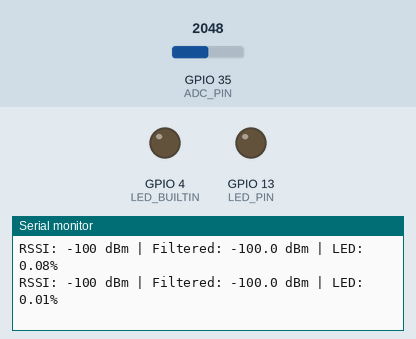
A program run on a simulated ESP32. Shown: output pins drawn as LEDs (lit = HIGH), the last lines printed to the serial monitor. The inputs (shaded band) are chosen by the test bench; at power-on: GPIO 35 (ADC_PIN) = 2048 (analog values on the 0–4095 scale). Random numbers use the default seed unless the program sets one; nothing arrives over Bluetooth unless stated; a phone connects over Bluetooth LE 3 s after start.

Above: at 2.2 s.
2.3 s: GPIO 35 (ADC_PIN) set to 2866
At 4.29 s:
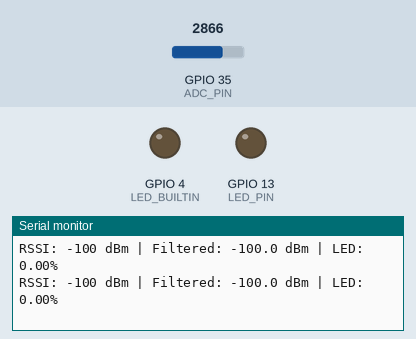
4.5 s: GPIO 35 (ADC_PIN) set to 1228
At 7.66 s:
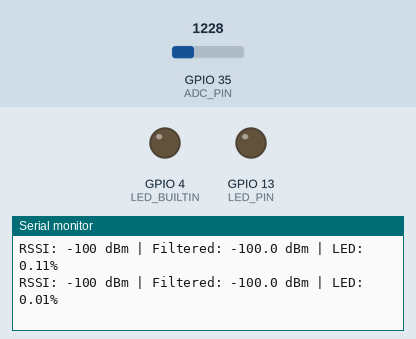
Timing chart, 0 to 9.2 s (numbered marks = the images above; inputs shaded):
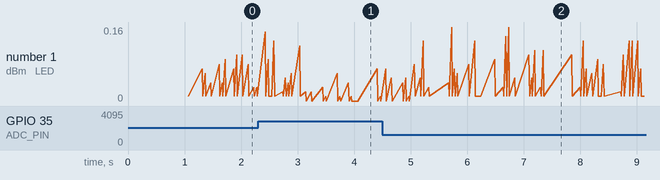

The program:

main.cpp
```cpp
// ========================
// AfterLight 2.0 - Gilles Callebaut
// ESP32 CM3 BLE RSSI → LED PWM with Flame Effect
// Note: Uses ESP-IDF 2.X due to PlatformIO limitations
// ========================

#include <Arduino.h>
#include "BLEDevice.h"
#include "driver/ledc.h"
#include <math.h>

// ════════════════════════════════════════════════════════════════════
// USER CONFIGURATION
// ════════════════════════════════════════════════════════════════════

#define LED_PIN GPIO_NUM_13              // Main LED PWM output
#define LED_BUILTIN GPIO_NUM_4           // Status LED (toggles on BLE RX)

static const int RSSI_MIN = -100;         // Worst signal → LED off
static const int RSSI_MAX = -40;         // Best signal → LED full brightness
static const char *NAME_PREFIX = "CM3"; // BLE device filter prefix
static const uint32_t NO_PACKET_TIMEOUT_MS = 1000;  // 1 second TTL

// ════════════════════════════════════════════════════════════════════
// ADC (voltage measurement) - IO35 through 2x100k voltage divider
// Voltage divider: Vin ---[100k]---+---[100k]--- GND
//                                   |
//                                IO35 (ADC)
// Measured V at IO35 = Vin * (R2/(R1+R2)) = Vin * 0.5 -> Vin = Vmeas * 2
#define ADC_PIN 35
// ADC reference used for simple conversion (approx, ESP32 ADC not linear)
#define ADC_VREF 3.30f

// ADC read tuning
static const uint8_t ADC_SAMPLES = 16; // average samples
static float lastPrintedVin = -1.0f;
// VIN safety threshold: when measured Vin < VIN_MIN_THRESHOLD, force LED to MIN and
// suspend normal PWM/fade behavior to avoid brownout or indicate low battery.
static const float VIN_MIN_THRESHOLD = 3.2f;
static bool vinOverrideActive = false;
// When measured Vin is below this threshold, reduce maximum LED power by half
static const float VIN_REDUCE_THRESHOLD = 3.5f;
// Last measured Vin (updated by periodic ADC reads)
static float lastMeasuredVin = 0.0f;

// LED PWM CONFIGURATION (LEDC)
// ════════════════════════════════════════════════════════════════════

#define LED_PWM_CHANNEL 0                // Hardware PWM channel
#define LED_PWM_FREQ 1000                // 1 kHz frequency
#define LED_PWM_RES 16                   // 16-bit resolution (0–65535)

#undef MAX_LED
// Runtime-configurable maximum LED PWM. Initialize to full-scale based on resolution.
static uint32_t ORIGINAL_MAX_LED = ((1UL << LED_PWM_RES) - 1);
static uint32_t MAX_LED = ((1UL << LED_PWM_RES) - 1);
#define MIN_LED 2                        // 1 (minimum, not off)

static const uint32_t FADE_TIME_MS = 500;  // Fade transition duration (ms)
static int targetPWM = MIN_LED;            // Next PWM from RSSI
static int lastPWM = -1;                   // Previous PWM (for changes)

// ════════════════════════════════════════════════════════════════════
// FLAME EFFECT PARAMETERS
// ════════════════════════════════════════════════════════════════════

static uint32_t lastFlameUpdate = 0;
static const uint32_t FLAME_UPDATE_INTERVAL_MS = 50;  // Update rate (20 Hz)
static const uint16_t FLAME_VARIATION = 100;          // ±500 PWM variation

// Brownian motion flame state
static int brownianWalk = 0;
static const int16_t BROWNIAN_STEP_MAX = 100;  // Max step size for smooth walk

// Breathing envelope state
static uint32_t breathingPhase = 0;
static const uint32_t BREATHING_CYCLE_MS = 3000;  // 3-second breath cycle

// Temperature decay state
static uint32_t lastStrongRSSI = 0;
static const uint32_t TEMPERATURE_DECAY_MS = 5000;  // Fade after 5s of weak signal

// Flame effect selector: 0=Brownian, 1=Breathing, 2=TemperatureDecay
static uint8_t activeFlameEffect = 1;  // Default: breathing envelope

// ════════════════════════════════════════════════════════════════════
// RSSI FILTERING & STATE
// ════════════════════════════════════════════════════════════════════

// ─────────────────────────────────────────────────────────────
// RSSI HISTORY (last 10 packets) + MAX
// ─────────────────────────────────────────────────────────────
static constexpr uint8_t RSSI_HISTORY_LEN = 10;

volatile int g_rssiHistory[RSSI_HISTORY_LEN];
volatile uint8_t g_rssiWriteIdx = 0; // next write position
volatile uint8_t g_rssiCount = 0;    // number of valid entries (<= LEN)
volatile uint32_t lastPacketMillis = 0;

portMUX_TYPE g_rssiMux = portMUX_INITIALIZER_UNLOCKED;

static int lastPrintedRSSI = INT_MIN;                 // Debug: track print changes
static float lastPrintedFilteredRSSI = RSSI_MIN;
static int lastPrintedPWM = -1;

// ════════════════════════════════════════════════════════════════════
// BLE CONFIGURATION
// ════════════════════════════════════════════════════════════════════

#define BLE_MS_TO_UNITS(ms) \
    (uint16_t)(min(max(((uint32_t)(ms) * 1000UL) / 625UL, 32UL), 16384UL))
#define ADV_MIN_INTERVAL_MS 100
#define ADV_MAX_INTERVAL_MS 100

static BLEAddress *g_myAddress = nullptr;    // Our BLE MAC
static BLEScan *pBLEScan = nullptr;          // BLE scan object
volatile bool ledToggleState = false;        // Status LED state


// ════════════════════════════════════════════════════════════════════
// UTILITY FUNCTIONS
// ════════════════════════════════════════════════════════════════════

/**
 * Map RSSI signal strength to PWM brightness
 * Input:  RSSI in [RSSI_MIN, RSSI_MAX] dBm
 * Output: PWM in [MIN_LED, MAX_LED]
 */
// Two mapping implementations. Call the one you want from `loop()`:
//   - `rssiToPWM_Linear(int rssi)`
//   - `rssiToPWM_Gamma(int rssi)`

static inline void rssiHistoryInit()
{
    portENTER_CRITICAL(&g_rssiMux);
    for (uint8_t i = 0; i < RSSI_HISTORY_LEN; ++i)
        g_rssiHistory[i] = RSSI_MIN;
    g_rssiWriteIdx = 0;
    g_rssiCount = 0;
    portEXIT_CRITICAL(&g_rssiMux);
}

static inline void rssiHistoryPush(int rssi)
{
    portENTER_CRITICAL(&g_rssiMux);
    g_rssiHistory[g_rssiWriteIdx] = rssi;
    g_rssiWriteIdx = (uint8_t)((g_rssiWriteIdx + 1) % RSSI_HISTORY_LEN);
    if (g_rssiCount < RSSI_HISTORY_LEN)
        g_rssiCount++;
    portEXIT_CRITICAL(&g_rssiMux);
}

static inline int rssiHistoryMax()
{
    int maxRssi = RSSI_MIN;

    portENTER_CRITICAL(&g_rssiMux);
    uint8_t n = g_rssiCount;
    for (uint8_t i = 0; i < n; ++i)
    {
        int v = g_rssiHistory[i];
        if (v > maxRssi)
            maxRssi = v;
    }
    portEXIT_CRITICAL(&g_rssiMux);

    return maxRssi;
}


// Linear mapping: direct proportional mapping from RSSI to PWM
uint16_t rssiToPWM_Linear(int rssi)
{
    if (rssi < RSSI_MIN) rssi = RSSI_MIN;
    if (rssi > RSSI_MAX) rssi = RSSI_MAX;
    float norm = float(rssi - RSSI_MIN) / float(RSSI_MAX - RSSI_MIN);
    uint32_t span = (MAX_LED > MIN_LED) ? (MAX_LED - MIN_LED) : MAX_LED;
    uint32_t pwm32 = uint32_t(roundf(norm * float(span))) + MIN_LED;
    return (uint16_t)constrain((int)pwm32, MIN_LED, MAX_LED);
}

// Gamma mapping: power curve mapping; gamma > 1 makes curve top-heavy
uint16_t rssiToPWM_Gamma(int rssi, float gamma)
{
    if (rssi < RSSI_MIN) rssi = RSSI_MIN;
    if (rssi > RSSI_MAX) rssi = RSSI_MAX;
    float norm = float(rssi - RSSI_MIN) / float(RSSI_MAX - RSSI_MIN);
    float curved = powf(norm, gamma);
    uint32_t span = (MAX_LED > MIN_LED) ? (MAX_LED - MIN_LED) : MAX_LED;
    uint32_t pwm32 = uint32_t(roundf(curved * float(span))) + MIN_LED;
    return (uint16_t)constrain((int)pwm32, MIN_LED, MAX_LED);
}

// Convenience overload that uses the default gamma (3.0)
uint16_t rssiToPWM_Gamma(int rssi)
{
    return rssiToPWM_Gamma(rssi, 3.0f);
}

// ════════════════════════════════════════════════════════════════════
// FLAME EFFECT IMPLEMENTATIONS
// ════════════════════════════════════════════════════════════════════

/**
 * Brownian Motion Flame: Smooth random walk for organic drift.
 * PWM drifts gradually around targetPWM via small random steps.
 */
void applyFlameEffect_Brownian(int& targetPWM)
{
    // Take a small random step
    int16_t step = random(2 * BROWNIAN_STEP_MAX + 1) - BROWNIAN_STEP_MAX;
    brownianWalk += step;

    // Apply walk offset
    int flickeredPWM = targetPWM + brownianWalk;
    flickeredPWM = constrain(flickeredPWM, MIN_LED, MAX_LED);
    targetPWM = flickeredPWM;
}

/**
 * Breathing Envelope Flame: Slow modulation (2–3 sec cycle) with fast flicker on top.
 * Simulates natural flame breathing/pulsing underneath the flicker.
 */
void applyFlameEffect_Breathing(int& targetPWM, uint32_t now)
{
    // Slow breathing: sine-like modulation
    float breathPhase = (float)((now % BREATHING_CYCLE_MS)) / BREATHING_CYCLE_MS * 2.0f * M_PI;
    float BEATHING_AMP = 0.8f;
    float breathModulation = (BEATHING_AMP) + (1-BEATHING_AMP) * (1.0f + sinf(breathPhase)) / 2.0f; // 0.3–1.0 range

    // Fast flicker on top
    int flameVar = random(FLAME_VARIATION + 1) - (FLAME_VARIATION / 2);
    int flickeredPWM = constrain(int(targetPWM * breathModulation) + flameVar, MIN_LED, MAX_LED);
    targetPWM = flickeredPWM;
}

/**
 * Temperature Decay Flame: Gradually dims when RSSI is weak (signal lost).
 * Simulates a flame cooling down when fuel (RSSI) runs low.
 */
void applyFlameEffect_TemperatureDecay(int& targetPWM, uint32_t now)
{
    // Check if we have strong signal
    const int STRONG_RSSI_THRESHOLD = -60;  // Arbitrary "good" signal level
    if (rssiHistoryMax() > STRONG_RSSI_THRESHOLD)
    {
        lastStrongRSSI = now;
    }

    // Calculate decay factor based on time since last strong signal
    uint32_t timeSinceStrong = now - lastStrongRSSI;
    float decayFactor = 1.0f;
    if (timeSinceStrong > TEMPERATURE_DECAY_MS)
    {
        decayFactor = 0.1f;  // Dim to 10%
    }
    else if (timeSinceStrong > TEMPERATURE_DECAY_MS / 2)
    {
        // Linear fade from 100% to 10% over the second half of decay window
        decayFactor = 1.0f - 0.9f * float(timeSinceStrong - TEMPERATURE_DECAY_MS / 2) / float(TEMPERATURE_DECAY_MS / 2);
    }

    // Apply decay with normal flicker
    int flameVar = random(FLAME_VARIATION + 1) - (FLAME_VARIATION / 2);
    int flickeredPWM = constrain(int(targetPWM * decayFactor) + flameVar, MIN_LED, MAX_LED);
    targetPWM = flickeredPWM;
}

// ════════════════════════════════════════════════════════════════════
// BLE CALLBACK - Device Discovery
// ════════════════════════════════════════════════════════════════════

// BLE scan callback - invoked when advertisements are received
class MyAdvertisedDeviceCallbacks : public BLEAdvertisedDeviceCallbacks
{
    void onResult(BLEAdvertisedDevice advertisedDevice) override
    {
        std::string name = advertisedDevice.getName();
        if (name.empty())
            return;

        // Filter by device name prefix
        if (name.rfind(NAME_PREFIX, 0) != 0)
            return;

        // Ignore our own advertisements
        if (g_myAddress && advertisedDevice.getAddress().equals(*g_myAddress))
            return;

        // Update RSSI and packet timestamp
        int rssi = advertisedDevice.getRSSI();
        rssiHistoryPush(rssi);
        lastPacketMillis = millis();

        // Toggle status LED on packet RX
        ledToggleState = !ledToggleState;
        digitalWrite(LED_BUILTIN, ledToggleState ? HIGH : LOW);

        Serial.print("RX from ");
        Serial.print(name.c_str());
        Serial.print(" RSSI: ");
        Serial.println(rssi);
    }
};

/**
 * Create device name from MAC address
 * Format: CM3-AABBCCDDEEFF
 */
String makeDeviceName()
{
    uint64_t mac = ESP.getEfuseMac();
    uint8_t macBytes[6];
    for (int i = 0; i < 6; ++i)
        macBytes[i] = (mac >> (8 * (5 - i))) & 0xFF;

    char name[32];
    snprintf(name, sizeof(name), "CM3-%02X%02X%02X%02X%02X%02X",
             macBytes[0], macBytes[1], macBytes[2],
             macBytes[3], macBytes[4], macBytes[5]);
    return String(name);
}

/**
 * Update LED fade using hardware PWM fade engine
 * Only starts a new fade if targetPWM has changed
 */
void updateLedFade()
{
    if (targetPWM == lastPWM)
        return;

    lastPWM = targetPWM;

    // Randomize fade time between FADE_TIME_MS and 2*FADE_TIME_MS for organic feel
    uint32_t randomFadeTime = FADE_TIME_MS + random(FADE_TIME_MS);

    // Configure fade with smooth transition
    ledc_set_fade_with_time(
        LEDC_HIGH_SPEED_MODE,
        (ledc_channel_t)LED_PWM_CHANNEL,
        targetPWM,
        randomFadeTime);

    // Start fade (non-blocking)
    ledc_fade_start(
        LEDC_HIGH_SPEED_MODE,
        (ledc_channel_t)LED_PWM_CHANNEL,
        LEDC_FADE_NO_WAIT);
}

/**
 * Pseudo-random number generator for flame flicker
 * Uses Linear Congruential Generator (LCG)
 * Returns value in range [-FLAME_VARIATION, +FLAME_VARIATION)
 */
int16_t pseudoRandom(uint32_t seed)
{
    // LCG - fast, deterministic
    seed = (seed * 1103515245 + 12345) & 0x7fffffff;
    return (int16_t)(seed % (2 * FLAME_VARIATION)) - (int16_t)FLAME_VARIATION;
}

/**
 * Read the ADC pin (IO35) through the voltage divider and return the estimated
 * input voltage before the divider (Vin). Uses simple averaging and a fixed
 * VREF; for higher accuracy use esp_adc_cal APIs.
 */
float readVin()
{
    uint32_t acc = 0;
    for (uint8_t i = 0; i < ADC_SAMPLES; ++i)
    {
        acc += analogRead(ADC_PIN);
    }
    float avg = float(acc) / float(ADC_SAMPLES);
    // convert ADC counts (12-bit) to measured voltage at ADC pin
    float vMeas = avg * (ADC_VREF / 4095.0f);
    // account for 2x100k divider (Vmeas = Vin * 0.5)
    float vin = vMeas * 2.0f;
    return vin;
}

// Handle battery/voltage-related logic: periodic ADC read, max-LED adjustment,
// and VIN override behavior. Called from loop() with the current filtered RSSI
// and the current millis() timestamp.
void handleBattery(float filteredRSSI, uint32_t now)
{
    static uint32_t lastAnalogRead = 0;
    const uint32_t ANALOG_READ_INTERVAL_MS = 1000; // 1s
    if (now - lastAnalogRead < ANALOG_READ_INTERVAL_MS)
        return;
    lastAnalogRead = now;

    float vin = readVin();
    lastMeasuredVin = vin;

    // Only print when voltage changes more than 10 mV
    if (fabs(vin - lastPrintedVin) > 0.01f)
    {
        Serial.print("ADC IO35 Vin: ");
        Serial.print(vin, 3);
        Serial.println(" V");
        lastPrintedVin = vin;
    }

    // Adjust MAX_LED according to measured Vin (power saving mode)
    if (!vinOverrideActive)
    {
        if (vin < VIN_REDUCE_THRESHOLD && MAX_LED == ORIGINAL_MAX_LED)
        {
            MAX_LED = ORIGINAL_MAX_LED / 2;
            Serial.println("INFO: Vin low - reducing MAX_LED to half");
        }
        else if (vin >= VIN_REDUCE_THRESHOLD && MAX_LED != ORIGINAL_MAX_LED)
        {
            MAX_LED = ORIGINAL_MAX_LED;
            Serial.println("INFO: Vin sufficient - restoring MAX_LED to full");
        }
    }

    // VIN safety override: if Vin below threshold, force LED to MIN and
    // suspend normal PWM/fade updates to avoid brownout or indicate low battery.
    if (vin < VIN_MIN_THRESHOLD)
    {
        if (!vinOverrideActive)
        {
            vinOverrideActive = true;
            Serial.println("WARNING: Vin below threshold - overriding LED to MIN");
        }
        // Force duty to minimum immediately and prevent fading
        targetPWM = MIN_LED;
        ledcWrite(LED_PWM_CHANNEL, MIN_LED);
        lastPWM = MIN_LED; // ensure fade update won't start
    }
    else
    {
        if (vinOverrideActive)
        {
            // Vin recovered: re-enable normal PWM/fade behavior
            vinOverrideActive = false;
            Serial.println("INFO: Vin recovered - restoring PWM control");
            // recompute base target from filtered RSSI (gamma mapping default)
            targetPWM = rssiToPWM_Gamma(int(filteredRSSI));
        }
    }
}

void setup()
{
    Serial.begin(115200);
    delay(1000);

    Serial.println();
    Serial.println("╔════════════════════════════════════════════════════════╗");
    Serial.println("║  AfterLight 2.0: BLE RSSI → LED PWM Flame Effect       ║");
    Serial.println("╚════════════════════════════════════════════════════════╝");

    // ─── GPIO Setup ───
    pinMode(LED_BUILTIN, OUTPUT);
    digitalWrite(LED_BUILTIN, LOW);

    // ─── LED PWM (Hardware LEDC) Setup ───
    Serial.println("\n[LED PWM Setup]");
    uint32_t freq = ledcSetup(LED_PWM_CHANNEL, LED_PWM_FREQ, LED_PWM_RES);
    Serial.print("  ledcSetup frequency: ");
    Serial.println(freq);
    if (freq == 0) {
        Serial.println("  ERROR: ledcSetup failed!");
    }

    ledcAttachPin(LED_PIN, LED_PWM_CHANNEL);
    Serial.println("  ledcAttachPin: OK");

    ledcWrite(LED_PWM_CHANNEL, 0);
    Serial.println("  ledcWrite(0): OK");

    esp_err_t fade_result = ledc_fade_func_install(0);
    Serial.print("  ledc_fade_func_install: ");
    Serial.println(fade_result == ESP_OK ? "OK" : "FAILED");

    // ─── ADC Setup for IO35 (voltage divider input) ───
    // Configure ADC resolution and attenuation so the pin can measure up to ~3.3V
    analogReadResolution(12); // 12-bit ADC (0..4095)
    // analogSetCycles(100);
    // analogSetPinAttenuation(ADC_PIN, ADC_11db); // full range
    Serial.print("  ADC configured on pin: ");
    Serial.println(ADC_PIN);

    // ─── BLE Initialization ───
    rssiHistoryInit();
    Serial.println("\n[BLE Setup]");
    String devName = makeDeviceName();
    Serial.print("  Device name: ");
    Serial.println(devName);

    BLEDevice::init(devName.c_str());

    g_myAddress = new BLEAddress(BLEDevice::getAddress());
    Serial.print("  BLE address: ");
    Serial.println(g_myAddress->toString().c_str());

    // ─── BLE Advertising ───
    BLEServer *pServer = BLEDevice::createServer();
    BLEService *pService = pServer->createService("12345678-1234-1234-1234-1234567890ab");
    pService->start();

    BLEAdvertising *pAdvertising = BLEDevice::getAdvertising();
    BLEUUID svcUUID = pService->getUUID();
    Serial.print("  Service UUID: ");
    Serial.println(svcUUID.toString().c_str());
    pAdvertising->addServiceUUID(svcUUID);

    pAdvertising->setScanResponse(true);
    pAdvertising->setMinPreferred(0xFA); // 0x06 // Conn_Interval_Min * 1.25 ms
    pAdvertising->setMaxPreferred(0x1FE); // 0x12
    BLEDevice::startAdvertising();
    Serial.println("  Advertising: Started");

    // ─── BLE Scanning (continuous, non-blocking) ───
    Serial.println("\n[BLE Scan Setup]");
    pBLEScan = BLEDevice::getScan();
    pBLEScan->setAdvertisedDeviceCallbacks(new MyAdvertisedDeviceCallbacks(), true);
    pBLEScan->setActiveScan(true);
    pBLEScan->setInterval(100);
    pBLEScan->setWindow(99);
    pBLEScan->start(0, nullptr, false);
    Serial.println("  Scanning: Started");

    Serial.println("\n[Setup Complete] Ready for BLE packets...\n");
    Serial.flush();
}

void loop()
{
    // ─── RSSI Filtering (Exponential Weighted Moving Average) ───
    static float filteredRSSI = RSSI_MIN;
    int rssi = rssiHistoryMax();

    const float alpha = 0.5f;  // Fast response when packets arrive
    const float beta = 0.2f;   // Slow fade when no packets

    uint32_t now = millis();
    bool hasRecentPacket = (now - lastPacketMillis) <= NO_PACKET_TIMEOUT_MS;

    if (hasRecentPacket)
    {
        // Normal filter: track incoming RSSI
        filteredRSSI = alpha * rssi + (1.0f - alpha) * filteredRSSI;
    }
    else
    {
        // Fade out: decay toward minimum when no packets
        filteredRSSI = (1.0f - beta) * filteredRSSI + beta * RSSI_MIN;
    }

    // ─── Convert filtered RSSI to base PWM brightness ───
    targetPWM = rssiToPWM_Gamma(int(filteredRSSI));

    // ─── Flame Effect: Apply selected effect (Brownian, Breathing, or TemperatureDecay) ───
    if (now - lastFlameUpdate >= FLAME_UPDATE_INTERVAL_MS)
    {
        lastFlameUpdate = now;

        // Call the active flame effect function
        if (activeFlameEffect == 0)
        {
            applyFlameEffect_Brownian(targetPWM);
        }
        else if (activeFlameEffect == 1)
        {
            applyFlameEffect_Breathing(targetPWM, now);
        }
        else if (activeFlameEffect == 2)
        {
            applyFlameEffect_TemperatureDecay(targetPWM, now);
        }
    }

    // ─── (LED fade will be applied after VIN override check) ───

    // ─── Battery management (ADC read, MAX_LED, override) ───
    handleBattery(filteredRSSI, now);

    // ─── Apply LED fade (unless VIN override is active) ───
    if (!vinOverrideActive)
    {
        updateLedFade();
    }

    // ─── Debug Output (only when values change) ───
    if (rssi != lastPrintedRSSI ||
        filteredRSSI != lastPrintedFilteredRSSI ||
        targetPWM != lastPrintedPWM)
    {
        Serial.print("RSSI: ");
        Serial.print(rssi);
        Serial.print(" dBm | Filtered: ");
        Serial.print(filteredRSSI, 1);
        Serial.print(" dBm | LED: ");
        Serial.print(float(targetPWM) / MAX_LED * 100.0f);
        Serial.println("%");
        Serial.flush();

        lastPrintedRSSI = rssi;
        lastPrintedFilteredRSSI = filteredRSSI;
        lastPrintedPWM = targetPWM;
    }
    // Give time to background tasks (BLE, WiFi, etc.)
    delay(10);
}
```

Source omitted: main_old.cpp (7079 bytes)

Measured:
- after the input at 2.3 s, the serial monitor: prints a new line after 0.77 s (image 1)
- after the input at 4.5 s, the serial monitor: prints a new line after 0.58 s (image 2)
